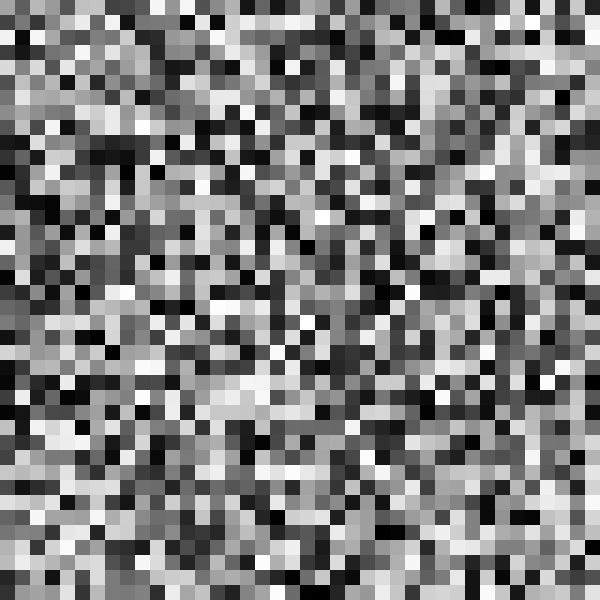
Frame 1 (no input)
Frame 60 (the mouse pressed at the canvas centre just before this capture): identical to frame 1, image omitted
Frame 120 (the mouse held since frame 60 and released just before this capture): identical to frame 1, image omitted

The Processing sketch that drew this single still picture (run headless with seeded random() and noise(); from frame 60 on, the mouse is pressed at the canvas centre):

// Processing sketch: g_001_randomNoise
// ── g_001_randomNoise.pde
// https://github.com/ndsh/generative_sketches
// This is just my basic setup for this series

ArrayList<Tile> tiles = new ArrayList<Tile>();
int count = 40;

void setup() {
  size(600, 600);
  background(125);
  int size = width/count;
  for (int x = 0; x < count; x++) {
    for (int y = 0; y < count; y++) {
      tiles.add(new Tile(size, x, y));
    }
  }
  for (Tile tile : tiles) {
    tile.display();
  }
} 

void draw() {
} 

// ── TileClass.pde
class Tile{
  PGraphics pg;
  int size;
  int x;
  int y;
  int bg;
  int random;
  
  Tile(int _size, int _x, int _y) {
    size = _size;
    x = _x*size;
    y = _y*size;
    
    pg = createGraphics(size, size);
    pg.beginDraw();
    pg.background(random(255));
    pg.endDraw();
  }
  
  void display() {
    image(pg, x, y);
  }
  
  void update() {
  }
  
  PImage getDisplay() {
    return pg;
  }
} 
